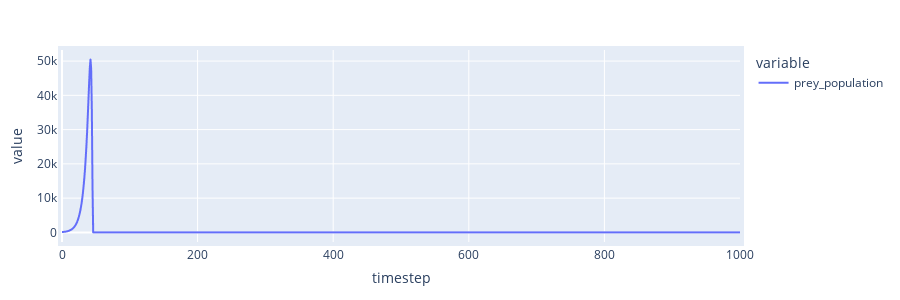
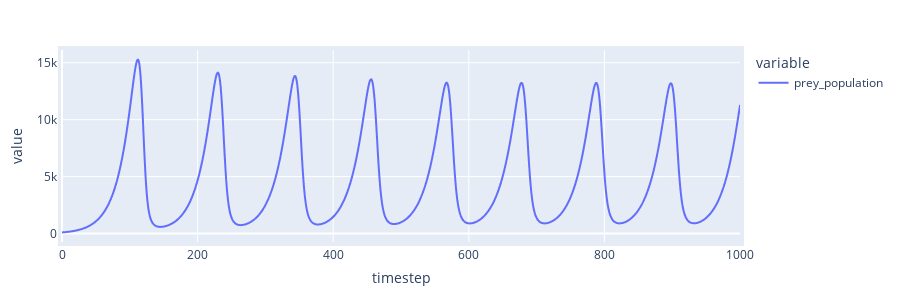

The cell these charts' notebook holds for them, in order:
### Code cell
cadcad_gpt('plot the prey population column, change the prey reproduction rate to 0.7 and then plot the prey population column again ?')

### Figure 1 — Plotly figure (JSON) as saved in the notebook; plotly's stock layout.template omitted (floating-point values rounded to 4 significant figures; data arrays with more than 128 entries replaced by an {"elided": "..."} marker saying what was removed)
{"data": [{"hovertemplate": "variable=prey_population<br>timestep=%{x}<br>value=%{y}<extra></extra>", "legendgroup": "prey_population", "line": {"color": "#636efa", "dash": "solid"}, "mode": "lines", "name": "prey_population", "showlegend": true, "type": "scattergl", "x": {"elided": "1001 int values"}, "xaxis": "x", "y": {"elided": "1001 int values"}, "yaxis": "y"}], "layout": {"autosize": false, "height": 300, "legend": {"title": {"text": "variable"}, "tracegroupgap": 0}, "margin": {"b": 50, "l": 50, "pad": 4, "r": 50, "t": 50}, "width": 900, "xaxis": {"anchor": "y", "domain": [0, 1], "title": {"text": "timestep"}}, "yaxis": {"anchor": "x", "domain": [0, 1], "title": {"text": "value"}}}}

### Figure 2 — Plotly figure (JSON) as saved in the notebook; plotly's stock layout.template omitted (floating-point values rounded to 4 significant figures; data arrays with more than 128 entries replaced by an {"elided": "..."} marker saying what was removed)
{"data": [{"hovertemplate": "variable=prey_population<br>timestep=%{x}<br>value=%{y}<extra></extra>", "legendgroup": "prey_population", "line": {"color": "#636efa", "dash": "solid"}, "mode": "lines", "name": "prey_population", "showlegend": true, "type": "scattergl", "x": {"elided": "1001 int values"}, "xaxis": "x", "y": {"elided": "1001 int values"}, "yaxis": "y"}], "layout": {"autosize": false, "height": 300, "legend": {"title": {"text": "variable"}, "tracegroupgap": 0}, "margin": {"b": 50, "l": 50, "pad": 4, "r": 50, "t": 50}, "width": 900, "xaxis": {"anchor": "y", "domain": [0, 1], "title": {"text": "timestep"}}, "yaxis": {"anchor": "x", "domain": [0, 1], "title": {"text": "value"}}}}
